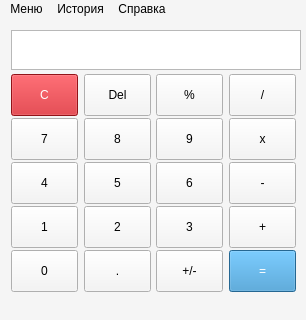
<?xml version="1.0" encoding="UTF-8"?>
<ui version="4.0">
 <class>MainWindow</class>
 <widget class="QMainWindow" name="MainWindow">
  <property name="enabled">
   <bool>true</bool>
  </property>
  <property name="geometry">
   <rect>
    <x>0</x>
    <y>0</y>
    <width>306</width>
    <height>320</height>
   </rect>
  </property>
  <property name="minimumSize">
   <size>
    <width>306</width>
    <height>319</height>
   </size>
  </property>
  <property name="maximumSize">
   <size>
    <width>16777215</width>
    <height>16777215</height>
   </size>
  </property>
  <property name="baseSize">
   <size>
    <width>0</width>
    <height>0</height>
   </size>
  </property>
  <property name="windowTitle">
   <string>Calculator</string>
  </property>
  <property name="styleSheet">
   <string notr="true">background-color: #f5f5f5;
color: rgb(0, 0, 0);
</string>
  </property>
  <widget class="QWidget" name="centralWidget">
   <property name="sizePolicy">
    <sizepolicy hsizetype="Fixed" vsizetype="Fixed">
     <horstretch>0</horstretch>
     <verstretch>0</verstretch>
    </sizepolicy>
   </property>
   <property name="styleSheet">
    <string notr="true">QPushButton {
min-width: 65;
min-height: 40;
max-width: 65;
max-height: 40;
}</string>
   </property>
   <layout class="QVBoxLayout" name="verticalLayout">
    <item>
     <widget class="QLabel" name="displayPanel">
      <property name="minimumSize">
       <size>
        <width>290</width>
        <height>40</height>
       </size>
      </property>
      <property name="maximumSize">
       <size>
        <width>16777215</width>
        <height>40</height>
       </size>
      </property>
      <property name="font">
       <font>
        <family>Open Sans</family>
        <pointsize>20</pointsize>
        <weight>50</weight>
        <italic>false</italic>
        <bold>false</bold>
        <kerning>true</kerning>
       </font>
      </property>
      <property name="layoutDirection">
       <enum>Qt::LeftToRight</enum>
      </property>
      <property name="styleSheet">
       <string notr="true">border: 1 solid #b8b8b8;
background-color: #fff;</string>
      </property>
      <property name="text">
       <string/>
      </property>
      <property name="scaledContents">
       <bool>true</bool>
      </property>
      <property name="alignment">
       <set>Qt::AlignRight|Qt::AlignTrailing|Qt::AlignVCenter</set>
      </property>
      <property name="wordWrap">
       <bool>true</bool>
      </property>
      <property name="textInteractionFlags">
       <set>Qt::TextSelectableByKeyboard|Qt::TextSelectableByMouse</set>
      </property>
     </widget>
    </item>
    <item>
     <layout class="QHBoxLayout" name="horizontalLayout_5">
      <item>
       <widget class="QPushButton" name="actionClear">
        <property name="sizePolicy">
         <sizepolicy hsizetype="Preferred" vsizetype="Fixed">
          <horstretch>0</horstretch>
          <verstretch>0</verstretch>
         </sizepolicy>
        </property>
        <property name="styleSheet">
         <string notr="true">background-color: #cb1a21;
color: #ffffff;</string>
        </property>
        <property name="text">
         <string>C</string>
        </property>
       </widget>
      </item>
      <item>
       <widget class="QPushButton" name="actionDel">
        <property name="sizePolicy">
         <sizepolicy hsizetype="Preferred" vsizetype="Fixed">
          <horstretch>0</horstretch>
          <verstretch>0</verstretch>
         </sizepolicy>
        </property>
        <property name="text">
         <string>Del</string>
        </property>
       </widget>
      </item>
      <item>
       <widget class="QPushButton" name="actionPercent">
        <property name="sizePolicy">
         <sizepolicy hsizetype="Preferred" vsizetype="Fixed">
          <horstretch>0</horstretch>
          <verstretch>0</verstretch>
         </sizepolicy>
        </property>
        <property name="text">
         <string>%</string>
        </property>
       </widget>
      </item>
      <item>
       <widget class="QPushButton" name="actionDiv">
        <property name="sizePolicy">
         <sizepolicy hsizetype="Preferred" vsizetype="Fixed">
          <horstretch>0</horstretch>
          <verstretch>0</verstretch>
         </sizepolicy>
        </property>
        <property name="text">
         <string>/</string>
        </property>
        <attribute name="buttonGroup">
         <string notr="true">actionGroup</string>
        </attribute>
       </widget>
      </item>
     </layout>
    </item>
    <item>
     <layout class="QHBoxLayout" name="horizontalLayout_3">
      <item>
       <widget class="QPushButton" name="num7">
        <property name="sizePolicy">
         <sizepolicy hsizetype="Preferred" vsizetype="Minimum">
          <horstretch>0</horstretch>
          <verstretch>0</verstretch>
         </sizepolicy>
        </property>
        <property name="text">
         <string>7</string>
        </property>
        <attribute name="buttonGroup">
         <string notr="true">numberGroup</string>
        </attribute>
       </widget>
      </item>
      <item>
       <widget class="QPushButton" name="num8">
        <property name="sizePolicy">
         <sizepolicy hsizetype="Preferred" vsizetype="Preferred">
          <horstretch>0</horstretch>
          <verstretch>0</verstretch>
         </sizepolicy>
        </property>
        <property name="text">
         <string>8</string>
        </property>
        <attribute name="buttonGroup">
         <string notr="true">numberGroup</string>
        </attribute>
       </widget>
      </item>
      <item>
       <widget class="QPushButton" name="num9">
        <property name="sizePolicy">
         <sizepolicy hsizetype="Preferred" vsizetype="Fixed">
          <horstretch>0</horstretch>
          <verstretch>0</verstretch>
         </sizepolicy>
        </property>
        <property name="text">
         <string>9</string>
        </property>
        <attribute name="buttonGroup">
         <string notr="true">numberGroup</string>
        </attribute>
       </widget>
      </item>
      <item>
       <widget class="QPushButton" name="actionMul">
        <property name="sizePolicy">
         <sizepolicy hsizetype="Preferred" vsizetype="Fixed">
          <horstretch>0</horstretch>
          <verstretch>0</verstretch>
         </sizepolicy>
        </property>
        <property name="text">
         <string>x</string>
        </property>
        <attribute name="buttonGroup">
         <string notr="true">actionGroup</string>
        </attribute>
       </widget>
      </item>
     </layout>
    </item>
    <item>
     <layout class="QHBoxLayout" name="horizontalLayout_2">
      <item>
       <widget class="QPushButton" name="num4">
        <property name="sizePolicy">
         <sizepolicy hsizetype="Preferred" vsizetype="Fixed">
          <horstretch>0</horstretch>
          <verstretch>0</verstretch>
         </sizepolicy>
        </property>
        <property name="text">
         <string>4</string>
        </property>
        <attribute name="buttonGroup">
         <string notr="true">numberGroup</string>
        </attribute>
       </widget>
      </item>
      <item>
       <widget class="QPushButton" name="num5">
        <property name="sizePolicy">
         <sizepolicy hsizetype="Preferred" vsizetype="Fixed">
          <horstretch>0</horstretch>
          <verstretch>0</verstretch>
         </sizepolicy>
        </property>
        <property name="text">
         <string>5</string>
        </property>
        <attribute name="buttonGroup">
         <string notr="true">numberGroup</string>
        </attribute>
       </widget>
      </item>
      <item>
       <widget class="QPushButton" name="num6">
        <property name="sizePolicy">
         <sizepolicy hsizetype="Preferred" vsizetype="Fixed">
          <horstretch>0</horstretch>
          <verstretch>0</verstretch>
         </sizepolicy>
        </property>
        <property name="text">
         <string>6</string>
        </property>
        <attribute name="buttonGroup">
         <string notr="true">numberGroup</string>
        </attribute>
       </widget>
      </item>
      <item>
       <widget class="QPushButton" name="actionMinus">
        <property name="sizePolicy">
         <sizepolicy hsizetype="Preferred" vsizetype="Fixed">
          <horstretch>0</horstretch>
          <verstretch>0</verstretch>
         </sizepolicy>
        </property>
        <property name="text">
         <string>-</string>
        </property>
        <attribute name="buttonGroup">
         <string notr="true">actionGroup</string>
        </attribute>
       </widget>
      </item>
     </layout>
    </item>
    <item>
     <layout class="QHBoxLayout" name="horizontalLayout">
      <property name="bottomMargin">
       <number>0</number>
      </property>
      <item>
       <widget class="QPushButton" name="num1">
        <property name="sizePolicy">
         <sizepolicy hsizetype="Preferred" vsizetype="Fixed">
          <horstretch>0</horstretch>
          <verstretch>0</verstretch>
         </sizepolicy>
        </property>
        <property name="minimumSize">
         <size>
          <width>67</width>
          <height>42</height>
         </size>
        </property>
        <property name="maximumSize">
         <size>
          <width>67</width>
          <height>42</height>
         </size>
        </property>
        <property name="text">
         <string>1</string>
        </property>
        <attribute name="buttonGroup">
         <string notr="true">numberGroup</string>
        </attribute>
       </widget>
      </item>
      <item>
       <widget class="QPushButton" name="num2">
        <property name="sizePolicy">
         <sizepolicy hsizetype="Preferred" vsizetype="Fixed">
          <horstretch>0</horstretch>
          <verstretch>0</verstretch>
         </sizepolicy>
        </property>
        <property name="text">
         <string>2</string>
        </property>
        <attribute name="buttonGroup">
         <string notr="true">numberGroup</string>
        </attribute>
       </widget>
      </item>
      <item>
       <widget class="QPushButton" name="num3">
        <property name="sizePolicy">
         <sizepolicy hsizetype="Preferred" vsizetype="Fixed">
          <horstretch>0</horstretch>
          <verstretch>0</verstretch>
         </sizepolicy>
        </property>
        <property name="maximumSize">
         <size>
          <width>67</width>
          <height>42</height>
         </size>
        </property>
        <property name="text">
         <string>3</string>
        </property>
        <attribute name="buttonGroup">
         <string notr="true">numberGroup</string>
        </attribute>
       </widget>
      </item>
      <item>
       <widget class="QPushButton" name="actionPlus">
        <property name="sizePolicy">
         <sizepolicy hsizetype="Preferred" vsizetype="Fixed">
          <horstretch>0</horstretch>
          <verstretch>0</verstretch>
         </sizepolicy>
        </property>
        <property name="text">
         <string>+</string>
        </property>
        <attribute name="buttonGroup">
         <string notr="true">actionGroup</string>
        </attribute>
       </widget>
      </item>
     </layout>
    </item>
    <item>
     <layout class="QHBoxLayout" name="horizontalLayout_4">
      <property name="rightMargin">
       <number>0</number>
      </property>
      <item>
       <widget class="QPushButton" name="num0">
        <property name="sizePolicy">
         <sizepolicy hsizetype="Preferred" vsizetype="Fixed">
          <horstretch>0</horstretch>
          <verstretch>0</verstretch>
         </sizepolicy>
        </property>
        <property name="text">
         <string>0</string>
        </property>
        <attribute name="buttonGroup">
         <string notr="true">numberGroup</string>
        </attribute>
       </widget>
      </item>
      <item>
       <widget class="QPushButton" name="comma">
        <property name="sizePolicy">
         <sizepolicy hsizetype="Preferred" vsizetype="Fixed">
          <horstretch>0</horstretch>
          <verstretch>0</verstretch>
         </sizepolicy>
        </property>
        <property name="text">
         <string>.</string>
        </property>
       </widget>
      </item>
      <item>
       <widget class="QPushButton" name="actionSign">
        <property name="sizePolicy">
         <sizepolicy hsizetype="Preferred" vsizetype="Fixed">
          <horstretch>0</horstretch>
          <verstretch>0</verstretch>
         </sizepolicy>
        </property>
        <property name="text">
         <string>+/-</string>
        </property>
       </widget>
      </item>
      <item>
       <widget class="QPushButton" name="actionCalc">
        <property name="sizePolicy">
         <sizepolicy hsizetype="Preferred" vsizetype="Fixed">
          <horstretch>0</horstretch>
          <verstretch>0</verstretch>
         </sizepolicy>
        </property>
        <property name="styleSheet">
         <string notr="true">background-color: #3490cd;
color: #ffffff;</string>
        </property>
        <property name="text">
         <string>=</string>
        </property>
       </widget>
      </item>
     </layout>
    </item>
   </layout>
  </widget>
  <widget class="QMenuBar" name="menuBar">
   <property name="geometry">
    <rect>
     <x>0</x>
     <y>0</y>
     <width>306</width>
     <height>26</height>
    </rect>
   </property>
   <widget class="QMenu" name="menu">
    <property name="title">
     <string>Меню</string>
    </property>
    <addaction name="save"/>
   </widget>
   <widget class="QMenu" name="history">
    <property name="title">
     <string>История</string>
    </property>
    <addaction name="show_history"/>
    <addaction name="hide_history"/>
   </widget>
   <widget class="QMenu" name="Info">
    <property name="title">
     <string>Справка</string>
    </property>
    <addaction name="about"/>
   </widget>
   <addaction name="menu"/>
   <addaction name="history"/>
   <addaction name="Info"/>
  </widget>
  <widget class="QStatusBar" name="statusBar"/>
  <action name="show_history">
   <property name="text">
    <string>Показать</string>
   </property>
   <property name="shortcut">
    <string>O</string>
   </property>
  </action>
  <action name="hide_history">
   <property name="text">
    <string>Скрыть</string>
   </property>
   <property name="shortcut">
    <string>H</string>
   </property>
   <property name="menuRole">
    <enum>QAction::TextHeuristicRole</enum>
   </property>
  </action>
  <action name="save">
   <property name="text">
    <string>Сохранить</string>
   </property>
   <property name="shortcut">
    <string>S</string>
   </property>
  </action>
  <action name="about">
   <property name="text">
    <string>О программе</string>
   </property>
   <property name="shortcut">
    <string>A</string>
   </property>
   <property name="shortcutVisibleInContextMenu">
    <bool>false</bool>
   </property>
  </action>
 </widget>
 <layoutdefault spacing="6" margin="11"/>
 <resources/>
 <connections/>
 <buttongroups>
  <buttongroup name="numberGroup"/>
  <buttongroup name="actionGroup"/>
 </buttongroups>
</ui>
